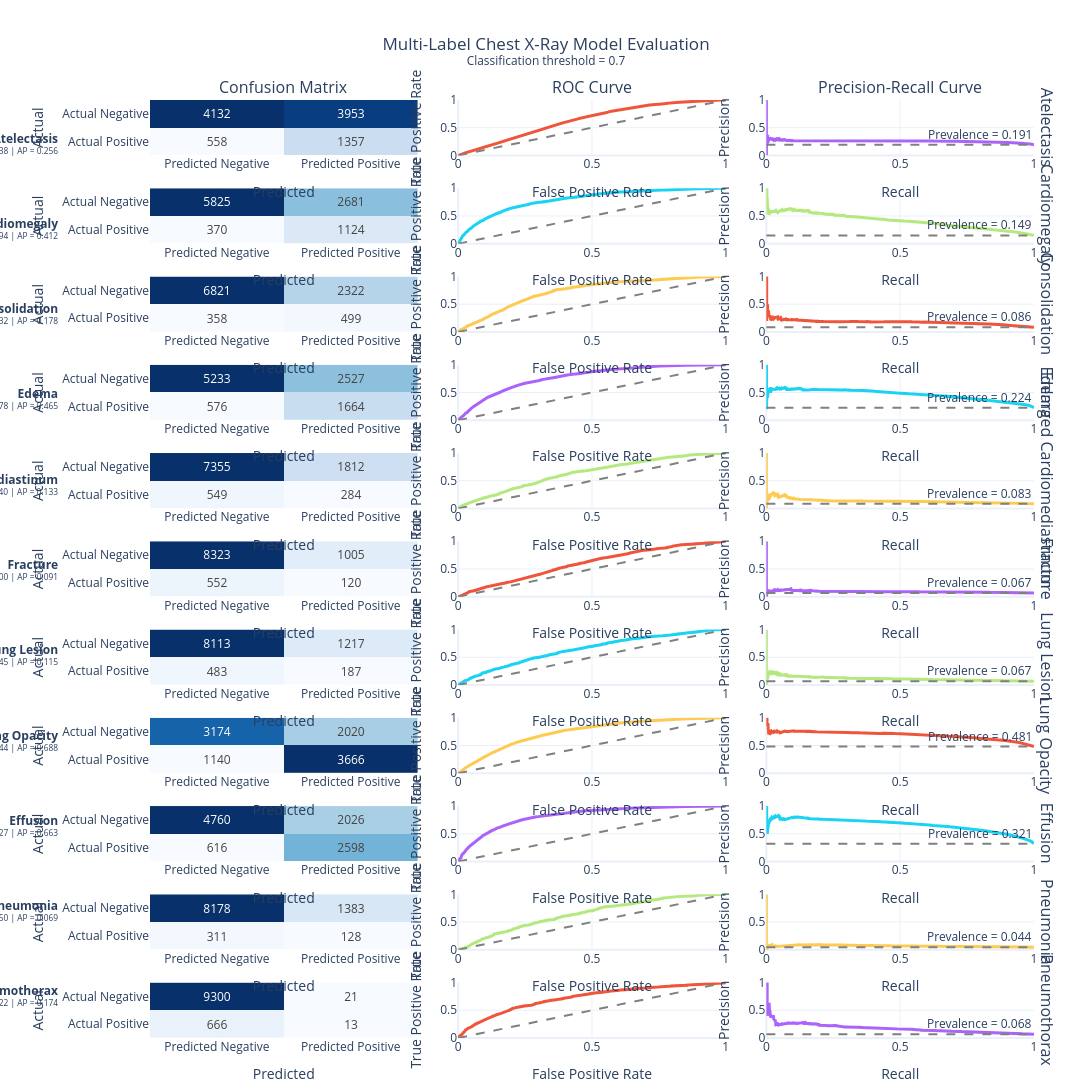

Notebook cell for this chart:
### Code cell
results = show_confusion_roc_pr_curves(
    y_true=XRAY_LABELS_LIST,
    y_scores=MODEL_SCORE_PREDICTIONS_CONVERTED,
    pathology_names=DATASET_PATHOLOGIES,
    threshold=THRESHOLD
)

### Figure 1 — Plotly figure (JSON) as saved in the notebook; plotly's stock layout.template omitted (floating-point values rounded to 4 significant figures; data arrays with more than 128 entries replaced by an {"elided": "..."} marker saying what was removed)
{"data": [{"colorscale": [[0, "rgb(247,251,255)"], [0.125, "rgb(222,235,247)"], [0.25, "rgb(198,219,239)"], [0.375, "rgb(158,202,225)"], [0.5, "rgb(107,174,214)"], [0.625, "rgb(66,146,198)"], [0.75, "rgb(33,113,181)"], [0.875, "rgb(8,81,156)"], [1, "rgb(8,48,107)"]], "hovertemplate": "<b>Atelectasis</b><br>Actual: %{y}<br>Predicted: %{x}<br>Count: %{z}<extra></extra>", "showscale": false, "text": [[4132, 3953], [558, 1357]], "texttemplate": "%{text}", "type": "heatmap", "x": ["Predicted Negative", "Predicted Positive"], "xaxis": "x", "y": ["Actual Negative", "Actual Positive"], "yaxis": "y", "z": [[4132, 3953], [558, 1357]]}, {"hovertemplate": "FPR: %{x:.3f}<br>TPR: %{y:.3f}<extra></extra>", "line": {"width": 3}, "mode": "lines", "name": "Atelectasis ROC", "showlegend": false, "type": "scatter", "x": {"elided": "3705 float values"}, "xaxis": "x2", "y": {"elided": "3705 float values"}, "yaxis": "y2"}, {"hoverinfo": "skip", "line": {"color": "gray", "dash": "dash"}, "mode": "lines", "showlegend": false, "type": "scatter", "x": [0, 1], "xaxis": "x2", "y": [0, 1], "yaxis": "y2"}, {"hovertemplate": "Recall: %{x:.3f}<br>Precision: %{y:.3f}<extra></extra>", "line": {"width": 3}, "mode": "lines", "name": "Atelectasis PR", "showlegend": false, "type": "scatter", "x": {"elided": "9263 float values"}, "xaxis": "x3", "y": {"elided": "9263 float values"}, "yaxis": "y3"}, {"colorscale": [[0, "rgb(247,251,255)"], [0.125, "rgb(222,235,247)"], [0.25, "rgb(198,219,239)"], [0.375, "rgb(158,202,225)"], [0.5, "rgb(107,174,214)"], [0.625, "rgb(66,146,198)"], [0.75, "rgb(33,113,181)"], [0.875, "rgb(8,81,156)"], [1, "rgb(8,48,107)"]], "hovertemplate": "<b>Cardiomegaly</b><br>Actual: %{y}<br>Predicted: %{x}<br>Count: %{z}<extra></extra>", "showscale": false, "text": [[5825, 2681], [370, 1124]], "texttemplate": "%{text}", "type": "heatmap", "x": ["Predicted Negative", "Predicted Positive"], "xaxis": "x4", "y": ["Actual Negative", "Actual Positive"], "yaxis": "y4", "z": [[5825, 2681], [370, 1124]]}, {"hovertemplate": "FPR: %{x:.3f}<br>TPR: %{y:.3f}<extra></extra>", "line": {"width": 3}, "mode": "lines", "name": "Cardiomegaly ROC", "showlegend": false, "type": "scatter", "x": {"elided": "3024 float values"}, "xaxis": "x5", "y": {"elided": "3024 float values"}, "yaxis": "y5"}, {"hoverinfo": "skip", "line": {"color": "gray", "dash": "dash"}, "mode": "lines", "showlegend": false, "type": "scatter", "x": [0, 1], "xaxis": "x5", "y": [0, 1], "yaxis": "y5"}, {"hovertemplate": "Recall: %{x:.3f}<br>Precision: %{y:.3f}<extra></extra>", "line": {"width": 3}, "mode": "lines", "name": "Cardiomegaly PR", "showlegend": false, "type": "scatter", "x": {"elided": "9259 float values"}, "xaxis": "x6", "y": {"elided": "9259 float values"}, "yaxis": "y6"}, {"colorscale": [[0, "rgb(247,251,255)"], [0.125, "rgb(222,235,247)"], [0.25, "rgb(198,219,239)"], [0.375, "rgb(158,202,225)"], [0.5, "rgb(107,174,214)"], [0.625, "rgb(66,146,198)"], [0.75, "rgb(33,113,181)"], [0.875, "rgb(8,81,156)"], [1, "rgb(8,48,107)"]], "hovertemplate": "<b>Consolidation</b><br>Actual: %{y}<br>Predicted: %{x}<br>Count: %{z}<extra></extra>", "showscale": false, "text": [[6821, 2322], [358, 499]], "texttemplate": "%{text}", "type": "heatmap", "x": ["Predicted Negative", "Predicted Positive"], "xaxis": "x7", "y": ["Actual Negative", "Actual Positive"], "yaxis": "y7", "z": [[6821, 2322], [358, 499]]}, {"hovertemplate": "FPR: %{x:.3f}<br>TPR: %{y:.3f}<extra></extra>", "line": {"width": 3}, "mode": "lines", "name": "Consolidation ROC", "showlegend": false, "type": "scatter", "x": {"elided": "2467 float values"}, "xaxis": "x8", "y": {"elided": "2467 float values"}, "yaxis": "y8"}, {"hoverinfo": "skip", "line": {"color": "gray", "dash": "dash"}, "mode": "lines", "showlegend": false, "type": "scatter", "x": [0, 1], "xaxis": "x8", "y": [0, 1], "yaxis": "y8"}, {"hovertemplate": "Recall: %{x:.3f}<br>Precision: %{y:.3f}<extra></extra>", "line": {"width": 3}, "mode": "lines", "name": "Consolidation PR", "showlegend": false, "type": "scatter", "x": {"elided": "9256 float values"}, "xaxis": "x9", "y": {"elided": "9256 float values"}, "yaxis": "y9"}, {"colorscale": [[0, "rgb(247,251,255)"], [0.125, "rgb(222,235,247)"], [0.25, "rgb(198,219,239)"], [0.375, "rgb(158,202,225)"], [0.5, "rgb(107,174,214)"], [0.625, "rgb(66,146,198)"], [0.75, "rgb(33,113,181)"], [0.875, "rgb(8,81,156)"], [1, "rgb(8,48,107)"]], "hovertemplate": "<b>Edema</b><br>Actual: %{y}<br>Predicted: %{x}<br>Count: %{z}<extra></extra>", "showscale": false, "text": [[5233, 2527], [576, 1664]], "texttemplate": "%{text}", "type": "heatmap", "x": ["Predicted Negative", "Predicted Positive"], "xaxis": "x10", "y": ["Actual Negative", "Actual Positive"], "yaxis": "y10", "z": [[5233, 2527], [576, 1664]]}, {"hovertemplate": "FPR: %{x:.3f}<br>TPR: %{y:.3f}<extra></extra>", "line": {"width": 3}, "mode": "lines", "name": "Edema ROC", "showlegend": false, "type": "scatter", "x": {"elided": "3574 float values"}, "xaxis": "x11", "y": {"elided": "3574 float values"}, "yaxis": "y11"}, {"hoverinfo": "skip", "line": {"color": "gray", "dash": "dash"}, "mode": "lines", "showlegend": false, "type": "scatter", "x": [0, 1], "xaxis": "x11", "y": [0, 1], "yaxis": "y11"}, {"hovertemplate": "Recall: %{x:.3f}<br>Precision: %{y:.3f}<extra></extra>", "line": {"width": 3}, "mode": "lines", "name": "Edema PR", "showlegend": false, "type": "scatter", "x": {"elided": "9259 float values"}, "xaxis": "x12", "y": {"elided": "9259 float values"}, "yaxis": "y12"}, {"colorscale": [[0, "rgb(247,251,255)"], [0.125, "rgb(222,235,247)"], [0.25, "rgb(198,219,239)"], [0.375, "rgb(158,202,225)"], [0.5, "rgb(107,174,214)"], [0.625, "rgb(66,146,198)"], [0.75, "rgb(33,113,181)"], [0.875, "rgb(8,81,156)"], [1, "rgb(8,48,107)"]], "hovertemplate": "<b>Enlarged Cardiomediastinum</b><br>Actual: %{y}<br>Predicted: %{x}<br>Count: %{z}<extra></extra>", "showscale": false, "text": [[7355, 1812], [549, 284]], "texttemplate": "%{text}", "type": "heatmap", "x": ["Predicted Negative", "Predicted Positive"], "xaxis": "x13", "y": ["Actual Negative", "Actual Positive"], "yaxis": "y13", "z": [[7355, 1812], [549, 284]]}, {"hovertemplate": "FPR: %{x:.3f}<br>TPR: %{y:.3f}<extra></extra>", "line": {"width": 3}, "mode": "lines", "name": "Enlarged Cardiomediastinum ROC", "showlegend": false, "type": "scatter", "x": {"elided": "2475 float values"}, "xaxis": "x14", "y": {"elided": "2475 float values"}, "yaxis": "y14"}, {"hoverinfo": "skip", "line": {"color": "gray", "dash": "dash"}, "mode": "lines", "showlegend": false, "type": "scatter", "x": [0, 1], "xaxis": "x14", "y": [0, 1], "yaxis": "y14"}, {"hovertemplate": "Recall: %{x:.3f}<br>Precision: %{y:.3f}<extra></extra>", "line": {"width": 3}, "mode": "lines", "name": "Enlarged Cardiomediastinum PR", "showlegend": false, "type": "scatter", "x": {"elided": "9256 float values"}, "xaxis": "x15", "y": {"elided": "9256 float values"}, "yaxis": "y15"}, {"colorscale": [[0, "rgb(247,251,255)"], [0.125, "rgb(222,235,247)"], [0.25, "rgb(198,219,239)"], [0.375, "rgb(158,202,225)"], [0.5, "rgb(107,174,214)"], [0.625, "rgb(66,146,198)"], [0.75, "rgb(33,113,181)"], [0.875, "rgb(8,81,156)"], [1, "rgb(8,48,107)"]], "hovertemplate": "<b>Fracture</b><br>Actual: %{y}<br>Predicted: %{x}<br>Count: %{z}<extra></extra>", "showscale": false, "text": [[8323, 1005], [552, 120]], "texttemplate": "%{text}", "type": "heatmap", "x": ["Predicted Negative", "Predicted Positive"], "xaxis": "x16", "y": ["Actual Negative", "Actual Positive"], "yaxis": "y16", "z": [[8323, 1005], [552, 120]]}, {"hovertemplate": "FPR: %{x:.3f}<br>TPR: %{y:.3f}<extra></extra>", "line": {"width": 3}, "mode": "lines", "name": "Fracture ROC", "showlegend": false, "type": "scatter", "x": {"elided": "2322 float values"}, "xaxis": "x17", "y": {"elided": "2322 float values"}, "yaxis": "y17"}, {"hoverinfo": "skip", "line": {"color": "gray", "dash": "dash"}, "mode": "lines", "showlegend": false, "type": "scatter", "x": [0, 1], "xaxis": "x17", "y": [0, 1], "yaxis": "y17"}, {"hovertemplate": "Recall: %{x:.3f}<br>Precision: %{y:.3f}<extra></extra>", "line": {"width": 3}, "mode": "lines", "name": "Fracture PR", "showlegend": false, "type": "scatter", "x": {"elided": "9257 float values"}, "xaxis": "x18", "y": {"elided": "9257 float values"}, "yaxis": "y18"}, {"colorscale": [[0, "rgb(247,251,255)"], [0.125, "rgb(222,235,247)"], [0.25, "rgb(198,219,239)"], [0.375, "rgb(158,202,225)"], [0.5, "rgb(107,174,214)"], [0.625, "rgb(66,146,198)"], [0.75, "rgb(33,113,181)"], [0.875, "rgb(8,81,156)"], [1, "rgb(8,48,107)"]], "hovertemplate": "<b>Lung Lesion</b><br>Actual: %{y}<br>Predicted: %{x}<br>Count: %{z}<extra></extra>", "showscale": false, "text": [[8113, 1217], [483, 187]], "texttemplate": "%{text}", "type": "heatmap", "x": ["Predicted Negative", "Predicted Positive"], "xaxis": "x19", "y": ["Actual Negative", "Actual Positive"], "yaxis": "y19", "z": [[8113, 1217], [483, 187]]}, {"hovertemplate": "FPR: %{x:.3f}<br>TPR: %{y:.3f}<extra></extra>", "line": {"width": 3}, "mode": "lines", "name": "Lung Lesion ROC", "showlegend": false, "type": "scatter", "x": {"elided": "2309 float values"}, "xaxis": "x20", "y": {"elided": "2309 float values"}, "yaxis": "y20"}, {"hoverinfo": "skip", "line": {"color": "gray", "dash": "dash"}, "mode": "lines", "showlegend": false, "type": "scatter", "x": [0, 1], "xaxis": "x20", "y": [0, 1], "yaxis": "y20"}, {"hovertemplate": "Recall: %{x:.3f}<br>Precision: %{y:.3f}<extra></extra>", "line": {"width": 3}, "mode": "lines", "name": "Lung Lesion PR", "showlegend": false, "type": "scatter", "x": {"elided": "9259 float values"}, "xaxis": "x21", "y": {"elided": "9259 float values"}, "yaxis": "y21"}, {"colorscale": [[0, "rgb(247,251,255)"], [0.125, "rgb(222,235,247)"], [0.25, "rgb(198,219,239)"], [0.375, "rgb(158,202,225)"], [0.5, "rgb(107,174,214)"], [0.625, "rgb(66,146,198)"], [0.75, "rgb(33,113,181)"], [0.875, "rgb(8,81,156)"], [1, "rgb(8,48,107)"]], "hovertemplate": "<b>Lung Opacity</b><br>Actual: %{y}<br>Predicted: %{x}<br>Count: %{z}<extra></extra>", "showscale": false, "text": [[3174, 2020], [1140, 3666]], "texttemplate": "%{text}", "type": "heatmap", "x": ["Predicted Negative", "Predicted Positive"], "xaxis": "x22", "y": ["Actual Negative", "Actual Positive"], "yaxis": "y22", "z": [[3174, 2020], [1140, 3666]]}, {"hovertemplate": "FPR: %{x:.3f}<br>TPR: %{y:.3f}<extra></extra>", "line": {"width": 3}, "mode": "lines", "name": "Lung Opacity ROC", "showlegend": false, "type": "scatter", "x": {"elided": "4518 float values"}, "xaxis": "x23", "y": {"elided": "4518 float values"}, "yaxis": "y23"}, {"hoverinfo": "skip", "line": {"color": "gray", "dash": "dash"}, "mode": "lines", "showlegend": false, "type": "scatter", "x": [0, 1], "xaxis": "x23", "y": [0, 1], "yaxis": "y23"}, {"hovertemplate": "Recall: %{x:.3f}<br>Precision: %{y:.3f}<extra></extra>", "line": {"width": 3}, "mode": "lines", "name": "Lung Opacity PR", "showlegend": false, "type": "scatter", "x": {"elided": "9259 float values"}, "xaxis": "x24", "y": {"elided": "9259 float values"}, "yaxis": "y24"}, {"colorscale": [[0, "rgb(247,251,255)"], [0.125, "rgb(222,235,247)"], [0.25, "rgb(198,219,239)"], [0.375, "rgb(158,202,225)"], [0.5, "rgb(107,174,214)"], [0.625, "rgb(66,146,198)"], [0.75, "rgb(33,113,181)"], [0.875, "rgb(8,81,156)"], [1, "rgb(8,48,107)"]], "hovertemplate": "<b>Effusion</b><br>Actual: %{y}<br>Predicted: %{x}<br>Count: %{z}<extra></extra>", "showscale": false, "text": [[4760, 2026], [616, 2598]], "texttemplate": "%{text}", "type": "heatmap", "x": ["Predicted Negative", "Predicted Positive"], "xaxis": "x25", "y": ["Actual Negative", "Actual Positive"], "yaxis": "y25", "z": [[4760, 2026], [616, 2598]]}, {"hovertemplate": "FPR: %{x:.3f}<br>TPR: %{y:.3f}<extra></extra>", "line": {"width": 3}, "mode": "lines", "name": "Effusion ROC", "showlegend": false, "type": "scatter", "x": {"elided": "3735 float values"}, "xaxis": "x26", "y": {"elided": "3735 float values"}, "yaxis": "y26"}, {"hoverinfo": "skip", "line": {"color": "gray", "dash": "dash"}, "mode": "lines", "showlegend": false, "type": "scatter", "x": [0, 1], "xaxis": "x26", "y": [0, 1], "yaxis": "y26"}, {"hovertemplate": "Recall: %{x:.3f}<br>Precision: %{y:.3f}<extra></extra>", "line": {"width": 3}, "mode": "lines", "name": "Effusion PR", "showlegend": false, "type": "scatter", "x": {"elided": "9258 float values"}, "xaxis": "x27", "y": {"elided": "9258 float values"}, "yaxis": "y27"}, {"colorscale": [[0, "rgb(247,251,255)"], [0.125, "rgb(222,235,247)"], [0.25, "rgb(198,219,239)"], [0.375, "rgb(158,202,225)"], [0.5, "rgb(107,174,214)"], [0.625, "rgb(66,146,198)"], [0.75, "rgb(33,113,181)"], [0.875, "rgb(8,81,156)"], [1, "rgb(8,48,107)"]], "hovertemplate": "<b>Pneumonia</b><br>Actual: %{y}<br>Predicted: %{x}<br>Count: %{z}<extra></extra>", "showscale": false, "text": [[8178, 1383], [311, 128]], "texttemplate": "%{text}", "type": "heatmap", "x": ["Predicted Negative", "Predicted Positive"], "xaxis": "x28", "y": ["Actual Negative", "Actual Positive"], "yaxis": "y28", "z": [[8178, 1383], [311, 128]]}, {"hovertemplate": "FPR: %{x:.3f}<br>TPR: %{y:.3f}<extra></extra>", "line": {"width": 3}, "mode": "lines", "name": "Pneumonia ROC", "showlegend": false, "type": "scatter", "x": {"elided": "1990 float values"}, "xaxis": "x29", "y": {"elided": "1990 float values"}, "yaxis": "y29"}, {"hoverinfo": "skip", "line": {"color": "gray", "dash": "dash"}, "mode": "lines", "showlegend": false, "type": "scatter", "x": [0, 1], "xaxis": "x29", "y": [0, 1], "yaxis": "y29"}, {"hovertemplate": "Recall: %{x:.3f}<br>Precision: %{y:.3f}<extra></extra>", "line": {"width": 3}, "mode": "lines", "name": "Pneumonia PR", "showlegend": false, "type": "scatter", "x": {"elided": "9258 float values"}, "xaxis": "x30", "y": {"elided": "9258 float values"}, "yaxis": "y30"}, {"colorscale": [[0, "rgb(247,251,255)"], [0.125, "rgb(222,235,247)"], [0.25, "rgb(198,219,239)"], [0.375, "rgb(158,202,225)"], [0.5, "rgb(107,174,214)"], [0.625, "rgb(66,146,198)"], [0.75, "rgb(33,113,181)"], [0.875, "rgb(8,81,156)"], [1, "rgb(8,48,107)"]], "hovertemplate": "<b>Pneumothorax</b><br>Actual: %{y}<br>Predicted: %{x}<br>Count: %{z}<extra></extra>", "showscale": false, "text": [[9300, 21], [666, 13]], "texttemplate": "%{text}", "type": "heatmap", "x": ["Predicted Negative", "Predicted Positive"], "xaxis": "x31", "y": ["Actual Negative", "Actual Positive"], "yaxis": "y31", "z": [[9300, 21], [666, 13]]}, {"hovertemplate": "FPR: %{x:.3f}<br>TPR: %{y:.3f}<extra></extra>", "line": {"width": 3}, "mode": "lines", "name": "Pneumothorax ROC", "showlegend": false, "type": "scatter", "x": {"elided": "2294 float values"}, "xaxis": "x32", "y": {"elided": "2294 float values"}, "yaxis": "y32"}, {"hoverinfo": "skip", "line": {"color": "gray", "dash": "dash"}, "mode": "lines", "showlegend": false, "type": "scatter", "x": [0, 1], "xaxis": "x32", "y": [0, 1], "yaxis": "y32"}, {"hovertemplate": "Recall: %{x:.3f}<br>Precision: %{y:.3f}<extra></extra>", "line": {"width": 3}, "mode": "lines", "name": "Pneumothorax PR", "showlegend": false, "type": "scatter", "x": {"elided": "9254 float values"}, "xaxis": "x33", "y": {"elided": "9254 float values"}, "yaxis": "y33"}], "layout": {"annotations": [{"font": {"size": 16}, "showarrow": false, "text": "Confusion Matrix", "x": 0.1483, "xanchor": "center", "xref": "paper", "y": 1, "yanchor": "bottom", "yref": "paper"}, {"font": {"size": 16}, "showarrow": false, "text": "ROC Curve", "x": 0.49, "xanchor": "center", "xref": "paper", "y": 1, "yanchor": "bottom", "yref": "paper"}, {"font": {"size": 16}, "showarrow": false, "text": "Precision-Recall Curve", "x": 0.8317, "xanchor": "center", "xref": "paper", "y": 1, "yanchor": "bottom", "yref": "paper"}, {"font": {"size": 16}, "showarrow": false, "text": "Atelectasis", "textangle": 90, "x": 0.98, "xanchor": "left", "xref": "paper", "y": 0.9705, "yanchor": "middle", "yref": "paper"}, {"font": {"size": 16}, "showarrow": false, "text": "Cardiomegaly", "textangle": 90, "x": 0.98, "xanchor": "left", "xref": "paper", "y": 0.8764, "yanchor": "middle", "yref": "paper"}, {"font": {"size": 16}, "showarrow": false, "text": "Consolidation", "textangle": 90, "x": 0.98, "xanchor": "left", "xref": "paper", "y": 0.7823, "yanchor": "middle", "yref": "paper"}, {"font": {"size": 16}, "showarrow": false, "text": "Edema", "textangle": 90, "x": 0.98, "xanchor": "left", "xref": "paper", "y": 0.6882, "yanchor": "middle", "yref": "paper"}, {"font": {"size": 16}, "showarrow": false, "text": "Enlarged Cardiomediastinum", "textangle": 90, "x": 0.98, "xanchor": "left", "xref": "paper", "y": 0.5941, "yanchor": "middle", "yref": "paper"}, {"font": {"size": 16}, "showarrow": false, "text": "Fracture", "textangle": 90, "x": 0.98, "xanchor": "left", "xref": "paper", "y": 0.5, "yanchor": "middle", "yref": "paper"}, {"font": {"size": 16}, "showarrow": false, "text": "Lung Lesion", "textangle": 90, "x": 0.98, "xanchor": "left", "xref": "paper", "y": 0.4059, "yanchor": "middle", "yref": "paper"}, {"font": {"size": 16}, "showarrow": false, "text": "Lung Opacity", "textangle": 90, "x": 0.98, "xanchor": "left", "xref": "paper", "y": 0.3118, "yanchor": "middle", "yref": "paper"}, {"font": {"size": 16}, "showarrow": false, "text": "Effusion", "textangle": 90, "x": 0.98, "xanchor": "left", "xref": "paper", "y": 0.2177, "yanchor": "middle", "yref": "paper"}, {"font": {"size": 16}, "showarrow": false, "text": "Pneumonia", "textangle": 90, "x": 0.98, "xanchor": "left", "xref": "paper", "y": 0.1236, "yanchor": "middle", "yref": "paper"}, {"font": {"size": 16}, "showarrow": false, "text": "Pneumothorax", "textangle": 90, "x": 0.98, "xanchor": "left", "xref": "paper", "y": 0.02955, "yanchor": "middle", "yref": "paper"}, {"showarrow": false, "text": "Prevalence = 0.191", "x": 1, "xanchor": "right", "xref": "x3 domain", "y": 0.1915, "yanchor": "bottom", "yref": "y3"}, {"showarrow": false, "text": "Prevalence = 0.149", "x": 1, "xanchor": "right", "xref": "x6 domain", "y": 0.1494, "yanchor": "bottom", "yref": "y6"}, {"showarrow": false, "text": "Prevalence = 0.086", "x": 1, "xanchor": "right", "xref": "x9 domain", "y": 0.0857, "yanchor": "bottom", "yref": "y9"}, {"showarrow": false, "text": "Prevalence = 0.224", "x": 1, "xanchor": "right", "xref": "x12 domain", "y": 0.224, "yanchor": "bottom", "yref": "y12"}, {"showarrow": false, "text": "Prevalence = 0.083", "x": 1, "xanchor": "right", "xref": "x15 domain", "y": 0.0833, "yanchor": "bottom", "yref": "y15"}, {"showarrow": false, "text": "Prevalence = 0.067", "x": 1, "xanchor": "right", "xref": "x18 domain", "y": 0.0672, "yanchor": "bottom", "yref": "y18"}, {"showarrow": false, "text": "Prevalence = 0.067", "x": 1, "xanchor": "right", "xref": "x21 domain", "y": 0.067, "yanchor": "bottom", "yref": "y21"}, {"showarrow": false, "text": "Prevalence = 0.481", "x": 1, "xanchor": "right", "xref": "x24 domain", "y": 0.4806, "yanchor": "bottom", "yref": "y24"}, {"showarrow": false, "text": "Prevalence = 0.321", "x": 1, "xanchor": "right", "xref": "x27 domain", "y": 0.3214, "yanchor": "bottom", "yref": "y27"}, {"showarrow": false, "text": "Prevalence = 0.044", "x": 1, "xanchor": "right", "xref": "x30 domain", "y": 0.0439, "yanchor": "bottom", "yref": "y30"}, {"showarrow": false, "text": "Prevalence = 0.068", "x": 1, "xanchor": "right", "xref": "x33 domain", "y": 0.0679, "yanchor": "bottom", "yref": "y33"}, {"align": "right", "showarrow": false, "text": "<b>Atelectasis</b><br><sup>AUC = 0.638 | AP = 0.256</sup>", "x": -0.1, "xanchor": "right", "xref": "paper", "y": 0.9545, "yanchor": "middle", "yref": "paper"}, {"align": "right", "showarrow": false, "text": "<b>Cardiomegaly</b><br><sup>AUC = 0.794 | AP = 0.412</sup>", "x": -0.1, "xanchor": "right", "xref": "paper", "y": 0.8636, "yanchor": "middle", "yref": "paper"}, {"align": "right", "showarrow": false, "text": "<b>Consolidation</b><br><sup>AUC = 0.732 | AP = 0.178</sup>", "x": -0.1, "xanchor": "right", "xref": "paper", "y": 0.7727, "yanchor": "middle", "yref": "paper"}, {"align": "right", "showarrow": false, "text": "<b>Edema</b><br><sup>AUC = 0.778 | AP = 0.465</sup>", "x": -0.1, "xanchor": "right", "xref": "paper", "y": 0.6818, "yanchor": "middle", "yref": "paper"}, {"align": "right", "showarrow": false, "text": "<b>Enlarged Cardiomediastinum</b><br><sup>AUC = 0.640 | AP = 0.133</sup>", "x": -0.1, "xanchor": "right", "xref": "paper", "y": 0.5909, "yanchor": "middle", "yref": "paper"}, {"align": "right", "showarrow": false, "text": "<b>Fracture</b><br><sup>AUC = 0.600 | AP = 0.091</sup>", "x": -0.1, "xanchor": "right", "xref": "paper", "y": 0.5, "yanchor": "middle", "yref": "paper"}, {"align": "right", "showarrow": false, "text": "<b>Lung Lesion</b><br><sup>AUC = 0.645 | AP = 0.115</sup>", "x": -0.1, "xanchor": "right", "xref": "paper", "y": 0.4091, "yanchor": "middle", "yref": "paper"}, {"align": "right", "showarrow": false, "text": "<b>Lung Opacity</b><br><sup>AUC = 0.744 | AP = 0.688</sup>", "x": -0.1, "xanchor": "right", "xref": "paper", "y": 0.3182, "yanchor": "middle", "yref": "paper"}, {"align": "right", "showarrow": false, "text": "<b>Effusion</b><br><sup>AUC = 0.827 | AP = 0.663</sup>", "x": -0.1, "xanchor": "right", "xref": "paper", "y": 0.2273, "yanchor": "middle", "yref": "paper"}, {"align": "right", "showarrow": false, "text": "<b>Pneumonia</b><br><sup>AUC = 0.650 | AP = 0.069</sup>", "x": -0.1, "xanchor": "right", "xref": "paper", "y": 0.1364, "yanchor": "middle", "yref": "paper"}, {"align": "right", "showarrow": false, "text": "<b>Pneumothorax</b><br><sup>AUC = 0.722 | AP = 0.174</sup>", "x": -0.1, "xanchor": "right", "xref": "paper", "y": 0.04545, "yanchor": "middle", "yref": "paper"}], "height": 4620, "margin": {"b": 50, "l": 150, "r": 40, "t": 100}, "shapes": [{"line": {"color": "gray", "dash": "dash"}, "type": "line", "x0": 0, "x1": 1, "xref": "x3 domain", "y0": 0.1915, "y1": 0.1915, "yref": "y3"}, {"line": {"color": "gray", "dash": "dash"}, "type": "line", "x0": 0, "x1": 1, "xref": "x6 domain", "y0": 0.1494, "y1": 0.1494, "yref": "y6"}, {"line": {"color": "gray", "dash": "dash"}, "type": "line", "x0": 0, "x1": 1, "xref": "x9 domain", "y0": 0.0857, "y1": 0.0857, "yref": "y9"}, {"line": {"color": "gray", "dash": "dash"}, "type": "line", "x0": 0, "x1": 1, "xref": "x12 domain", "y0": 0.224, "y1": 0.224, "yref": "y12"}, {"line": {"color": "gray", "dash": "dash"}, "type": "line", "x0": 0, "x1": 1, "xref": "x15 domain", "y0": 0.0833, "y1": 0.0833, "yref": "y15"}, {"line": {"color": "gray", "dash": "dash"}, "type": "line", "x0": 0, "x1": 1, "xref": "x18 domain", "y0": 0.0672, "y1": 0.0672, "yref": "y18"}, {"line": {"color": "gray", "dash": "dash"}, "type": "line", "x0": 0, "x1": 1, "xref": "x21 domain", "y0": 0.067, "y1": 0.067, "yref": "y21"}, {"line": {"color": "gray", "dash": "dash"}, "type": "line", "x0": 0, "x1": 1, "xref": "x24 domain", "y0": 0.4806, "y1": 0.4806, "yref": "y24"}, {"line": {"color": "gray", "dash": "dash"}, "type": "line", "x0": 0, "x1": 1, "xref": "x27 domain", "y0": 0.3214, "y1": 0.3214, "yref": "y27"}, {"line": {"color": "gray", "dash": "dash"}, "type": "line", "x0": 0, "x1": 1, "xref": "x30 domain", "y0": 0.0439, "y1": 0.0439, "yref": "y30"}, {"line": {"color": "gray", "dash": "dash"}, "type": "line", "x0": 0, "x1": 1, "xref": "x33 domain", "y0": 0.0679, "y1": 0.0679, "yref": "y33"}], "showlegend": false, "title": {"text": "Multi-Label Chest X-Ray Model Evaluation<br><sup>Classification threshold = 0.7</sup>", "x": 0.5}, "width": 1500, "xaxis": {"anchor": "y", "domain": [0, 0.2967], "title": {"text": "Predicted"}}, "xaxis10": {"anchor": "y10", "domain": [0, 0.2967], "title": {"text": "Predicted"}}, "xaxis11": {"anchor": "y11", "domain": [0.3417, 0.6383], "range": [0, 1], "title": {"text": "False Positive Rate"}}, "xaxis12": {"anchor": "y12", "domain": [0.6833, 0.98], "range": [0, 1], "title": {"text": "Recall"}}, "xaxis13": {"anchor": "y13", "domain": [0, 0.2967], "title": {"text": "Predicted"}}, "xaxis14": {"anchor": "y14", "domain": [0.3417, 0.6383], "range": [0, 1], "title": {"text": "False Positive Rate"}}, "xaxis15": {"anchor": "y15", "domain": [0.6833, 0.98], "range": [0, 1], "title": {"text": "Recall"}}, "xaxis16": {"anchor": "y16", "domain": [0, 0.2967], "title": {"text": "Predicted"}}, "xaxis17": {"anchor": "y17", "domain": [0.3417, 0.6383], "range": [0, 1], "title": {"text": "False Positive Rate"}}, "xaxis18": {"anchor": "y18", "domain": [0.6833, 0.98], "range": [0, 1], "title": {"text": "Recall"}}, "xaxis19": {"anchor": "y19", "domain": [0, 0.2967], "title": {"text": "Predicted"}}, "xaxis2": {"anchor": "y2", "domain": [0.3417, 0.6383], "range": [0, 1], "title": {"text": "False Positive Rate"}}, "xaxis20": {"anchor": "y20", "domain": [0.3417, 0.6383], "range": [0, 1], "title": {"text": "False Positive Rate"}}, "xaxis21": {"anchor": "y21", "domain": [0.6833, 0.98], "range": [0, 1], "title": {"text": "Recall"}}, "xaxis22": {"anchor": "y22", "domain": [0, 0.2967], "title": {"text": "Predicted"}}, "xaxis23": {"anchor": "y23", "domain": [0.3417, 0.6383], "range": [0, 1], "title": {"text": "False Positive Rate"}}, "xaxis24": {"anchor": "y24", "domain": [0.6833, 0.98], "range": [0, 1], "title": {"text": "Recall"}}, "xaxis25": {"anchor": "y25", "domain": [0, 0.2967], "title": {"text": "Predicted"}}, "xaxis26": {"anchor": "y26", "domain": [0.3417, 0.6383], "range": [0, 1], "title": {"text": "False Positive Rate"}}, "xaxis27": {"anchor": "y27", "domain": [0.6833, 0.98], "range": [0, 1], "title": {"text": "Recall"}}, "xaxis28": {"anchor": "y28", "domain": [0, 0.2967], "title": {"text": "Predicted"}}, "xaxis29": {"anchor": "y29", "domain": [0.3417, 0.6383], "range": [0, 1], "title": {"text": "False Positive Rate"}}, "xaxis3": {"anchor": "y3", "domain": [0.6833, 0.98], "range": [0, 1], "title": {"text": "Recall"}}, "xaxis30": {"anchor": "y30", "domain": [0.6833, 0.98], "range": [0, 1], "title": {"text": "Recall"}}, "xaxis31": {"anchor": "y31", "domain": [0, 0.2967], "title": {"text": "Predicted"}}, "xaxis32": {"anchor": "y32", "domain": [0.3417, 0.6383], "range": [0, 1], "title": {"text": "False Positive Rate"}}, "xaxis33": {"anchor": "y33", "domain": [0.6833, 0.98], "range": [0, 1], "title": {"text": "Recall"}}, "xaxis4": {"anchor": "y4", "domain": [0, 0.2967], "title": {"text": "Predicted"}}, "xaxis5": {"anchor": "y5", "domain": [0.3417, 0.6383], "range": [0, 1], "title": {"text": "False Positive Rate"}}, "xaxis6": {"anchor": "y6", "domain": [0.6833, 0.98], "range": [0, 1], "title": {"text": "Recall"}}, "xaxis7": {"anchor": "y7", "domain": [0, 0.2967], "title": {"text": "Predicted"}}, "xaxis8": {"anchor": "y8", "domain": [0.3417, 0.6383], "range": [0, 1], "title": {"text": "False Positive Rate"}}, "xaxis9": {"anchor": "y9", "domain": [0.6833, 0.98], "range": [0, 1], "title": {"text": "Recall"}}, "yaxis": {"anchor": "x", "autorange": "reversed", "domain": [0.9409, 1], "title": {"text": "Actual"}}, "yaxis10": {"anchor": "x10", "autorange": "reversed", "domain": [0.6586, 0.7177], "title": {"text": "Actual"}}, "yaxis11": {"anchor": "x11", "domain": [0.6586, 0.7177], "range": [0, 1], "title": {"text": "True Positive Rate"}}, "yaxis12": {"anchor": "x12", "domain": [0.6586, 0.7177], "range": [0, 1], "title": {"text": "Precision"}}, "yaxis13": {"anchor": "x13", "autorange": "reversed", "domain": [0.5645, 0.6236], "title": {"text": "Actual"}}, "yaxis14": {"anchor": "x14", "domain": [0.5645, 0.6236], "range": [0, 1], "title": {"text": "True Positive Rate"}}, "yaxis15": {"anchor": "x15", "domain": [0.5645, 0.6236], "range": [0, 1], "title": {"text": "Precision"}}, "yaxis16": {"anchor": "x16", "autorange": "reversed", "domain": [0.4705, 0.5295], "title": {"text": "Actual"}}, "yaxis17": {"anchor": "x17", "domain": [0.4705, 0.5295], "range": [0, 1], "title": {"text": "True Positive Rate"}}, "yaxis18": {"anchor": "x18", "domain": [0.4705, 0.5295], "range": [0, 1], "title": {"text": "Precision"}}, "yaxis19": {"anchor": "x19", "autorange": "reversed", "domain": [0.3764, 0.4355], "title": {"text": "Actual"}}, "yaxis2": {"anchor": "x2", "domain": [0.9409, 1], "range": [0, 1], "title": {"text": "True Positive Rate"}}, "yaxis20": {"anchor": "x20", "domain": [0.3764, 0.4355], "range": [0, 1], "title": {"text": "True Positive Rate"}}, "yaxis21": {"anchor": "x21", "domain": [0.3764, 0.4355], "range": [0, 1], "title": {"text": "Precision"}}, "yaxis22": {"anchor": "x22", "autorange": "reversed", "domain": [0.2823, 0.3414], "title": {"text": "Actual"}}, "yaxis23": {"anchor": "x23", "domain": [0.2823, 0.3414], "range": [0, 1], "title": {"text": "True Positive Rate"}}, "yaxis24": {"anchor": "x24", "domain": [0.2823, 0.3414], "range": [0, 1], "title": {"text": "Precision"}}, "yaxis25": {"anchor": "x25", "autorange": "reversed", "domain": [0.1882, 0.2473], "title": {"text": "Actual"}}, "yaxis26": {"anchor": "x26", "domain": [0.1882, 0.2473], "range": [0, 1], "title": {"text": "True Positive Rate"}}, "yaxis27": {"anchor": "x27", "domain": [0.1882, 0.2473], "range": [0, 1], "title": {"text": "Precision"}}, "yaxis28": {"anchor": "x28", "autorange": "reversed", "domain": [0.09409, 0.1532], "title": {"text": "Actual"}}, "yaxis29": {"anchor": "x29", "domain": [0.09409, 0.1532], "range": [0, 1], "title": {"text": "True Positive Rate"}}, "yaxis3": {"anchor": "x3", "domain": [0.9409, 1], "range": [0, 1], "title": {"text": "Precision"}}, "yaxis30": {"anchor": "x30", "domain": [0.09409, 0.1532], "range": [0, 1], "title": {"text": "Precision"}}, "yaxis31": {"anchor": "x31", "autorange": "reversed", "domain": [0, 0.05909], "title": {"text": "Actual"}}, "yaxis32": {"anchor": "x32", "domain": [0, 0.05909], "range": [0, 1], "title": {"text": "True Positive Rate"}}, "yaxis33": {"anchor": "x33", "domain": [0, 0.05909], "range": [0, 1], "title": {"text": "Precision"}}, "yaxis4": {"anchor": "x4", "autorange": "reversed", "domain": [0.8468, 0.9059], "title": {"text": "Actual"}}, "yaxis5": {"anchor": "x5", "domain": [0.8468, 0.9059], "range": [0, 1], "title": {"text": "True Positive Rate"}}, "yaxis6": {"anchor": "x6", "domain": [0.8468, 0.9059], "range": [0, 1], "title": {"text": "Precision"}}, "yaxis7": {"anchor": "x7", "autorange": "reversed", "domain": [0.7527, 0.8118], "title": {"text": "Actual"}}, "yaxis8": {"anchor": "x8", "domain": [0.7527, 0.8118], "range": [0, 1], "title": {"text": "True Positive Rate"}}, "yaxis9": {"anchor": "x9", "domain": [0.7527, 0.8118], "range": [0, 1], "title": {"text": "Precision"}}}}
